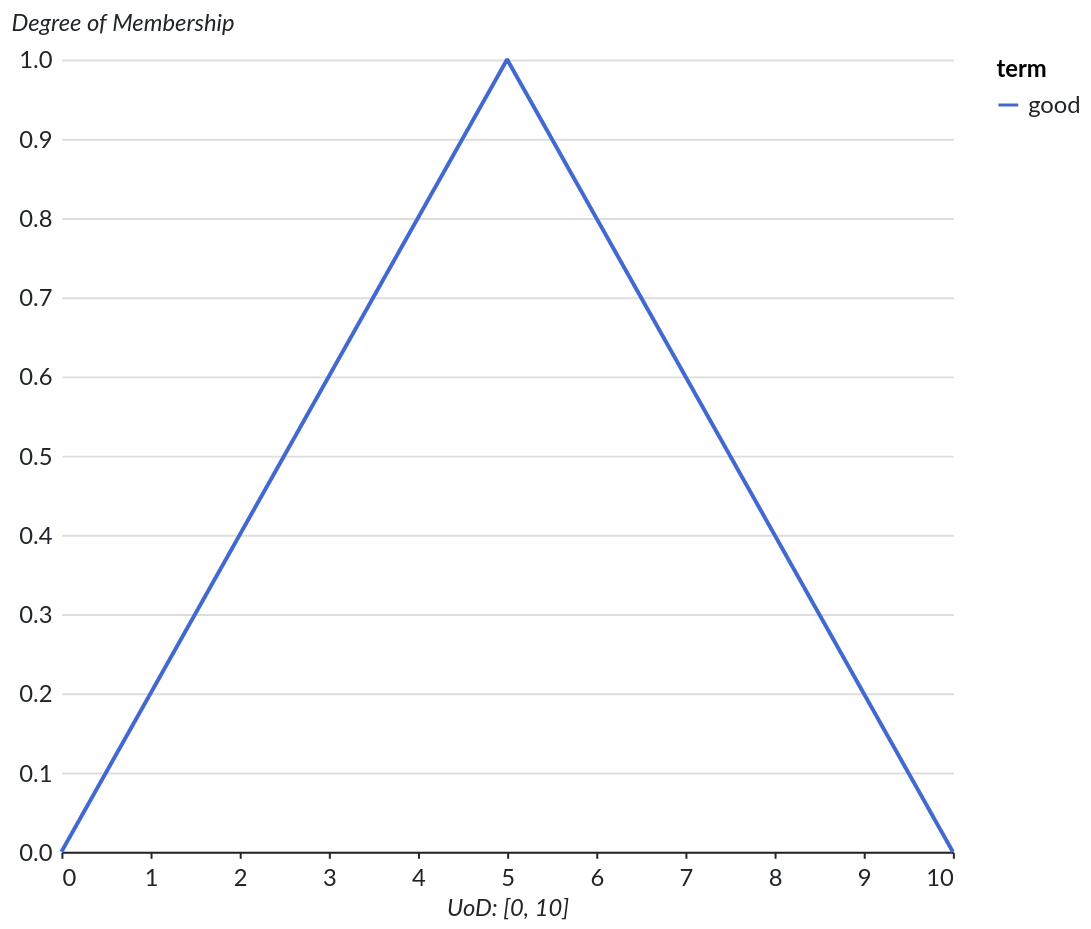

Notebook cell for this chart:
### Markdown cell above
Use `MFTriangular` or `MFTrapezoidal` to model a triangular.

### Code cell
plot_fuzzy_set(
    mf=MFTrapezoidal(a=0, b=5, c=5, d=10),
    term="good",
    uod=(0, 10),
)

### Figure 1 — Vega-Lite specification as saved in the notebook (floating-point values rounded to 4 significant figures; data arrays with more than 128 entries replaced by an {"elided": "..."} marker saying what was removed)
{"background": "#ffffff", "config": {"title": {"anchor": "start", "font": "Lato", "color": "#212529", "fontSize": 20, "fontStyle": "normal", "subtitleFontSize": 16, "subtitleColor": "#212529", "fontWeight": 700, "subtitleFontWeight": 400, "subtitleFontStyle": "italic", "dy": -20}, "legend": {"labelFont": "Lato", "labelFontSize": 12, "labelColor": "#212529", "padding": 0, "titleFontSize": 12, "titleFont": "Lato", "titleAnchor": "start", "titleFontWeight": 700}, "axis": {"titleFontSize": 12, "titleFontStyle": "italic", "titleFontWeight": 400, "titleFont": "Lato", "titleColor": "#212529", "labelFontSize": 12, "labelFont": "Lato", "labelColor": "#212529", "labelFontWeight": 400, "labelPadding": 5}, "axisY": {"domain": false, "grid": true, "grid_color": "#dee2e6", "gridWidth": 1, "ticks": false, "titleAngle": 0, "titleAlign": "left", "titleY": -12}, "axisX": {"domain": true, "domainColor": "#212529", "domainWidth": 1, "grid": false, "labelAngle": 0, "ticks": true, "tickColor": "#212529", "tickSize": 3}, "facet": {"spacing": 50}, "headerColumn": {"title": null, "titleFontSize": 14, "titleFontWeight": 700, "titleFont": "Lato", "labelAnchor": "middle", "labelFontSize": 12, "labelFontWeight": 700, "labelFont": "Lato"}, "headerRow": {"labelFont": "Lato", "labelFontSize": 12, "labelAngle": 0, "labelAlign": "left", "labelAnchor": "middle", "labelFontWeight": 700, "labelPadding": 25, "titleFont": "Lato", "titleFontSize": 14, "titleFontWeight": 700, "titleAngle": 0, "orient": "left", "title": null}, "area": {"fill": "#b6377a"}, "circle": {"fill": "#b6377a"}, "line": {"stroke": "#b6377a"}, "rule": {"stroke": "#212529"}, "path": {"stroke": "#b6377a"}, "point": {"stroke": "#b6377a"}, "rect": {"fill": "#b6377a"}, "shape": {"stroke": "#b6377a"}, "symbol": {"fill": "#b6377a"}, "bar": {"fill": "#b6377a"}, "view": {"stroke": "transparent"}, "range": {"category": {"scheme": "observable10"}, "diverging": {"scheme": "spectral"}, "heatmap": {"scheme": "magma"}, "ramp": {"scheme": "cividis"}, "ordinal": {"scheme": "lighttealblue"}}}, "data": {"name": "data-2a3fbb43c6e67e110f2acd8618c5af25"}, "mark": {"type": "line"}, "encoding": {"color": {"field": "term", "type": "nominal"}, "x": {"field": "x", "title": "UoD: [0, 10]", "type": "quantitative"}, "y": {"field": "membership", "title": "Degree of Membership", "type": "quantitative"}}, "height": 400, "width": 450, "$schema": "https://vega.github.io/schema/vega-lite/v6.1.0.json", "datasets": {"data-2a3fbb43c6e67e110f2acd8618c5af25": {"elided": "1000 records"}}}
